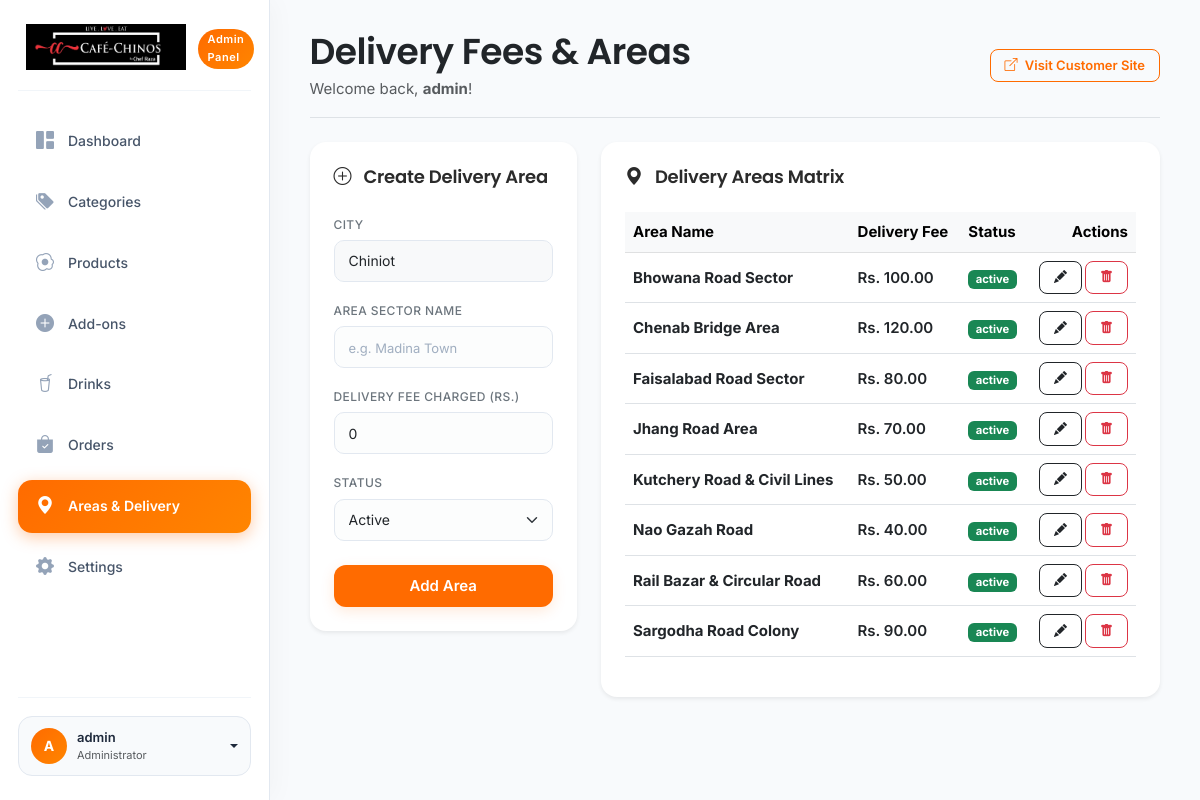
The app's page /admin/areas.php (signed in), older data.
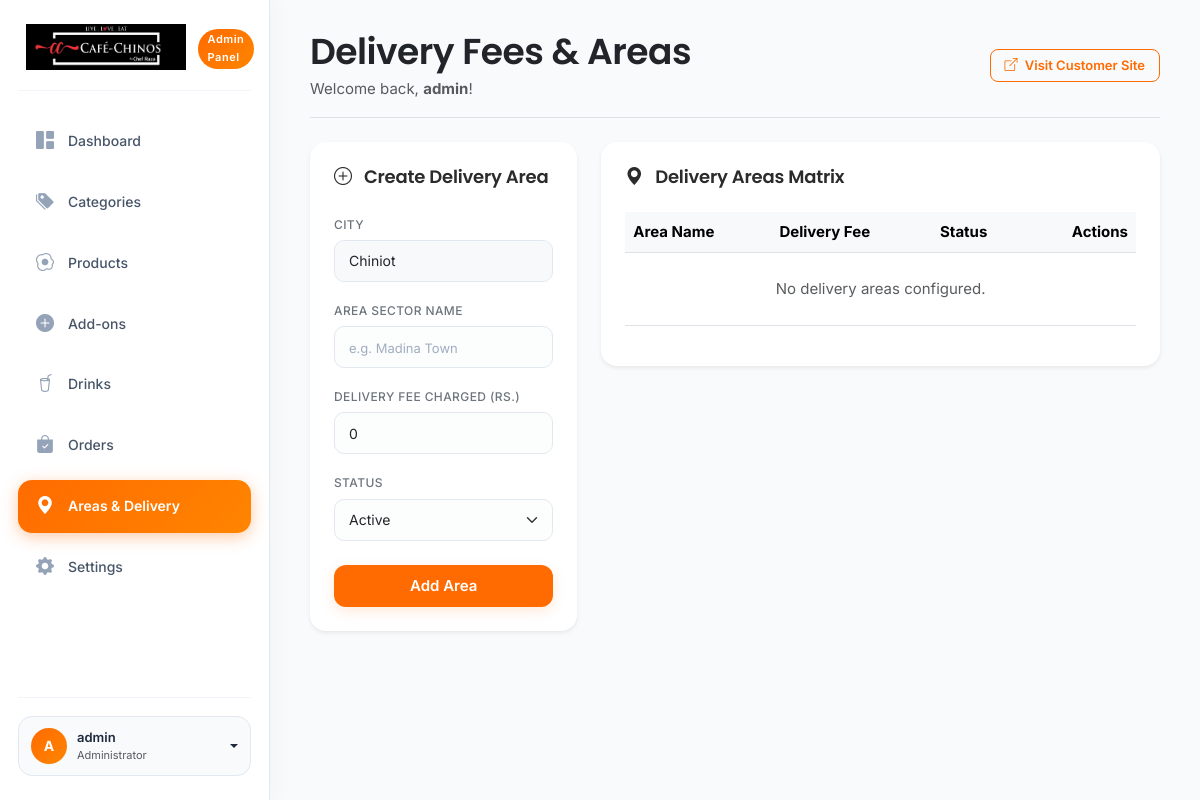
The same page, newer data.
### tables this page shows
CREATE TABLE areas (
    id INT AUTO_INCREMENT PRIMARY KEY,
    area_name VARCHAR(100) NOT NULL,
    city VARCHAR(100) NOT NULL DEFAULT 'Chiniot',
    delivery_charge DECIMAL(10,2) NOT NULL DEFAULT 0.00,
    status ENUM('active','inactive') DEFAULT 'active',
    created_at TIMESTAMP DEFAULT CURRENT_TIMESTAMP
);

### includes/functions.php (called while the page is built, shortened)
<?php
function sanitize($data) {
    return htmlspecialchars(strip_tags(trim($data)));
}
?>

### admin/areas.php (the view, shortened to what this page needs)
<?php
require_once __DIR__ . '/includes/header.php';
$edit_mode = false;
$edit_name = '';
$edit_fee = 0.00;
$edit_status = 'active';
$all_areas = $pdo->query("SELECT * FROM areas ORDER BY area_name ASC")->fetchAll();
?>
<div class="row g-4">
    <div class="col-lg-4">
        <div class="card border-0 shadow-sm p-4 rounded-4 bg-white">
            <h5 class="fw-bold mb-4">
                <i class="bi <?= $edit_mode ? 'bi-pencil-square' : 'bi-plus-circle' ?> text-orange me-2"></i>
                <?= $edit_mode ? 'Edit Area Details' : 'Create Delivery Area' ?>
            </h5>
            <form action="" method="POST">
                <div class="mb-3">
                    <label class="form-label small fw-bold text-muted">CITY</label>
                    <input type="text" class="form-control bg-light" value="Chiniot" readonly>
                </div>
                <div class="mb-3">
                    <label for="area_name" class="form-label small fw-bold text-muted">AREA SECTOR NAME</label>
                    <input type="text" name="area_name" id="area_name" class="form-control" placeholder="e.g. Madina Town" value="<?= sanitize($edit_name) ?>" required>
                </div>
                <div class="mb-3">
                    <label for="delivery_fee" class="form-label small fw-bold text-muted">DELIVERY FEE CHARGED (Rs.)</label>
                    <input type="number" name="delivery_fee" id="delivery_fee" class="form-control" placeholder="e.g. 100" value="<?= $edit_fee ?>" required>
                </div>
                <div class="mb-4">
                    <label class="form-label small fw-bold text-muted">STATUS</label>
                    <select name="status" class="form-select">
                        <option value="active" <?= $edit_status === 'active' ? 'selected' : '' ?>>Active</option>
                    </select>
                </div>
                <div class="d-flex gap-2">
                    <button type="submit" class="btn btn-primary-orange w-100 py-2.5">
                        <?= $edit_mode ? 'Save Changes' : 'Add Area' ?>
                    </button>
                </div>
            </form>
        </div>
    </div>
    <div class="col-lg-8">
        <div class="card border-0 shadow-sm p-4 rounded-4 bg-white">
            <h5 class="fw-bold mb-4"><i class="bi bi-geo-alt-fill text-orange me-2"></i> Delivery Areas Matrix</h5>
            <div class="table-responsive">
                <table class="table align-middle">
                    <thead class="table-light">
                        <tr>
                            <th scope="col">Area Name</th>
                            <th scope="col">Delivery Fee</th>
                            <th scope="col">Status</th>
                            <th scope="col" class="text-end">Actions</th>
                        </tr>
                    </thead>
                    <tbody>
                        <?php if (empty($all_areas)): ?>
                            <tr>
                                <td colspan="4" class="text-center text-muted py-4">No delivery areas configured.</td>
                            </tr>
                        <?php else: ?>
                            <?php foreach ($all_areas as $ar): ?>
                                <tr>
                                    <td><strong class="text-dark"><?= sanitize($ar['area_name']) ?></strong></td>
                                    <td class="fw-bold">Rs. <?= number_format(($ar['delivery_charge'] ?? 0), 2) ?></td>
                                    <td>
                                        <a href="areas.php?action=toggle&id=<?= $ar['id'] ?>" class="badge text-decoration-none <?= $ar['status'] === 'active' ? 'bg-success' : 'bg-secondary' ?>">
                                            <?= $ar['status'] ?>
                                        </a>
                                    </td>
                                    <td class="text-end">
                                        <div class="btn-group">
                                            <a href="areas.php?action=edit&id=<?= $ar['id'] ?>" class="btn btn-sm btn-outline-dark me-1" title="Edit">
                                                <i class="bi bi-pencil-fill"></i>
                                            </a>
                                            <a href="#" class="btn btn-sm btn-outline-danger btn-delete-area" data-id="<?= $ar['id'] ?>" title="Delete">
                                                <i class="bi bi-trash-fill"></i>
                                            </a>
                                        </div>
                                    </td>
                                </tr>
                            <?php endforeach; ?>
                        <?php endif; ?>
                    </tbody>
                </table>
            </div>
        </div>
    </div>
</div>
<?php require_once __DIR__ . '/includes/footer.php'; ?>

### admin/includes/header.php (shortened to what this page needs)
<?php
require_once dirname(dirname(__DIR__)) . '/includes/functions.php';
$current_page = basename($_SERVER['PHP_SELF']);
?>
<!DOCTYPE html>
<html lang="en">
<head>
    <link href="https://cdn.jsdelivr.net/npm/bootstrap@5.3.0/dist/css/bootstrap.min.css" rel="stylesheet">
    <link href="https://cdn.jsdelivr.net/npm/bootstrap-icons@1.10.0/font/bootstrap-icons.css" rel="stylesheet">
    <link href="https://cdn.jsdelivr.net/npm/sweetalert2@11/dist/sweetalert2.min.css" rel="stylesheet">
    <link href="../assets/css/style.css" rel="stylesheet">
</head>
<body>
    <div class="admin-wrapper">
        <aside class="admin-sidebar">
            <a href="dashboard" class="admin-brand">
                <img src="../assets/images/logo.png" alt="Logo" style="height:46px; width:auto; object-fit:contain;">
                <div>
                    <span class="admin-brand-badge">Admin Panel</span>
                </div>
            </a>
<?php
$current_tab = $_GET['tab'] ?? 'products';
$is_products = str_contains($current_page, 'products');
?>
            <ul class="admin-nav mb-auto">
                <li class="admin-nav-item">
                    <a href="dashboard" class="admin-nav-link <?= str_contains($current_page, 'dashboard') ? 'active' : '' ?>">
                        <i class="bi bi-grid-1x2-fill"></i>
                        <span>Dashboard</span>
                    </a>
                </li>
                <li class="admin-nav-item">
                    <a href="categories" class="admin-nav-link <?= str_contains($current_page, 'categories') ? 'active' : '' ?>">
                        <i class="bi bi-tags-fill"></i>
                        <span>Categories</span>
                    </a>
                </li>
                <li class="admin-nav-item">
                    <a href="products?tab=products" class="admin-nav-link <?= ($is_products && $current_tab === 'products') ? 'active' : '' ?>">
                        <i class="bi bi-egg-fried"></i>
                        <span>Products</span>
                    </a>
                </li>
                <li class="admin-nav-item">
                    <a href="products?tab=addons" class="admin-nav-link <?= ($is_products && $current_tab === 'addons') ? 'active' : '' ?>">
                        <i class="bi bi-plus-circle-fill"></i>
                        <span>Add-ons</span>
                    </a>
                </li>
                <li class="admin-nav-item">
                    <a href="products?tab=drinks" class="admin-nav-link <?= ($is_products && $current_tab === 'drinks') ? 'active' : '' ?>">
                        <i class="bi bi-cup-straw"></i>
                        <span>Drinks</span>
                    </a>
                </li>
                <li class="admin-nav-item">
                    <a href="orders" class="admin-nav-link <?= str_contains($current_page, 'orders') ? 'active' : '' ?>">
                        <i class="bi bi-bag-check-fill"></i>
                        <span>Orders</span>
                    </a>
                </li>
                <li class="admin-nav-item">
                    <a href="areas" class="admin-nav-link <?= str_contains($current_page, 'areas') ? 'active' : '' ?>">
                        <i class="bi bi-geo-alt-fill"></i>
                        <span>Areas & Delivery</span>
                    </a>
                </li>
                <li class="admin-nav-item">
                    <a href="settings" class="admin-nav-link <?= str_contains($current_page, 'settings') ? 'active' : '' ?>">
                        <i class="bi bi-gear-fill"></i>
                        <span>Settings</span>
                    </a>
                </li>
            </ul>
            <div class="admin-user-card">
                <div class="dropdown">
                    <a href="#" class="admin-user-box dropdown-toggle" id="dropdownUser" data-bs-toggle="dropdown" aria-expanded="false">
                        <div class="admin-avatar">
                            <?= strtoupper(substr(sanitize($_SESSION['admin_username'] ?? 'A'), 0, 1)) ?>
                        </div>
                        <div class="flex-grow-1 overflow-hidden me-2">
                            <div class="fw-bold text-truncate" style="font-size: 13px; color: #1E293B;"><?= sanitize($_SESSION['admin_username'] ?? 'Admin') ?></div>
                            <div class="text-muted" style="font-size: 11px;">Administrator</div>
                        </div>
                    </a>
                </div>
            </div>
        </aside>
        <main class="admin-content">
            <div class="admin-top-bar d-flex justify-content-between align-items-center mb-4 pb-3 border-bottom">
                <div>
                    <h1 class="h3 fw-bold text-dark mb-0">
                        <?php
                        if (str_contains($current_page, 'dashboard')) echo 'Dashboard Overview';
                        elseif (str_contains($current_page, 'categories')) echo 'Category Management';
                        elseif ($is_products && $current_tab === 'addons') echo 'Global Add-ons Management';
                        elseif ($is_products && $current_tab === 'drinks') echo 'Global Drinks Management';
                        elseif ($is_products) echo 'Product Catalog Management';
                        elseif (str_contains($current_page, 'orders')) echo 'Orders Processing';
                        elseif (str_contains($current_page, 'areas')) echo 'Delivery Fees & Areas';
                        elseif (str_contains($current_page, 'settings')) echo 'Restaurant Settings';
                        else echo 'Management';
                        ?>
                    </h1>
                    <p class="text-muted small mb-0 mt-1">Welcome back, <strong><?= sanitize($_SESSION['admin_username'] ?? 'Admin') ?></strong>!</p>
                </div>
                <div class="d-flex align-items-center gap-2">
                    <a href="../index" target="_blank" class="btn btn-outline-orange btn-sm rounded-pill px-3 py-2">
                        <i class="bi bi-box-arrow-up-right me-1"></i> Visit Customer Site
                    </a>
                </div>
            </div>

### admin/includes/footer.php (shortened to what this page needs)
        </main>
    </div>
</body>
</html>

Row changes from the older to the newer data that the page shows:
removed areas: area_name "Bhowana Road Sector", delivery_charge "100.00", status "active"
removed areas: area_name "Chenab Bridge Area", delivery_charge "120.00", status "active"
removed areas: area_name "Faisalabad Road Sector", delivery_charge "80.00", status "active"
removed areas: area_name "Jhang Road Area", delivery_charge "70.00", status "active"
removed areas: area_name "Kutchery Road & Civil Lines", delivery_charge "50.00", status "active"
removed areas: area_name "Nao Gazah Road", delivery_charge "40.00", status "active"
removed areas: area_name "Rail Bazar & Circular Road", delivery_charge "60.00", status "active"
removed areas: area_name "Sargodha Road Colony", delivery_charge "90.00", status "active"
Text that changed along with them:
text now shown: "No delivery areas configured."
